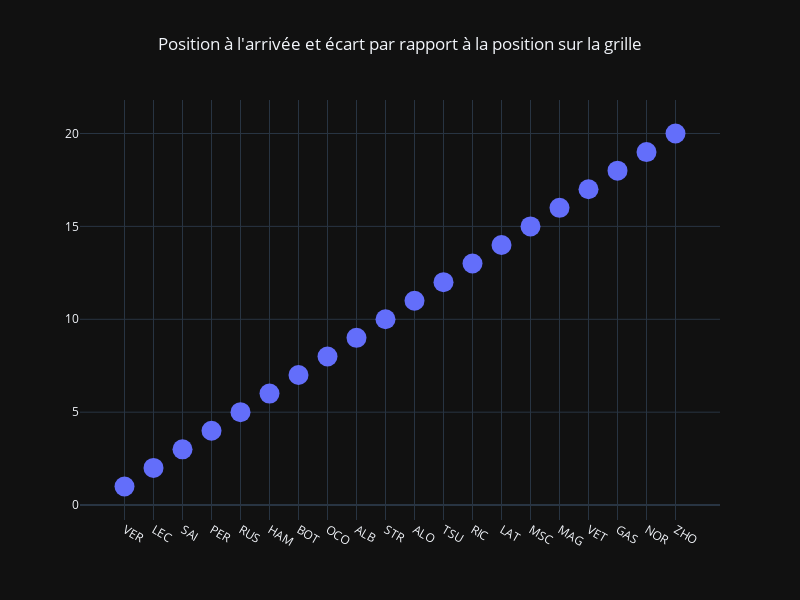
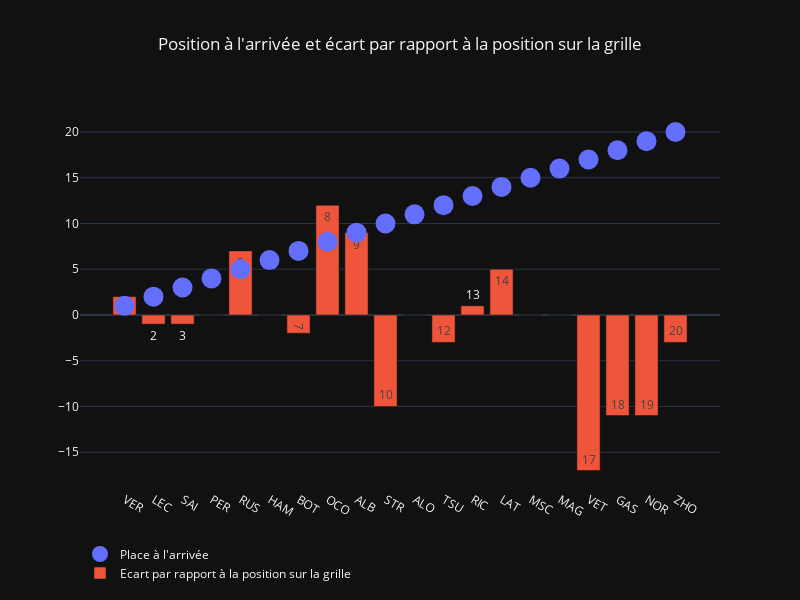

Notebook cell for these charts, in order:
### Code cell
fig = go.Figure(
    data = go.Scatter(
        x = df['Abbreviation'], 
        y = df['Position'],mode='markers', marker_size = 20,
        name = "Place à l'arrivée"),
    layout = go.Layout(
        title = go.layout.Title(text = "Position à l'arrivée et écart par rapport à la position sur la grille", x = 0.5), width = 800, height = 600, template = 'plotly_dark',legend=dict(
        x=0,
        y=-0.25)
        
    )
)

fig.show()

fig.add_trace(
    go.Bar(
        x = df['Abbreviation'], 
        y = df['Nombre de places gagnées'], text = df['Position'],
        name = "Ecart par rapport à la position sur la grille"
    )
)

### Figure 1 — Plotly figure (JSON) as saved in the notebook; plotly's stock layout.template omitted (floating-point values rounded to 4 significant figures)
{"data": [{"marker": {"size": 20}, "mode": "markers", "name": "Place à l'arrivée", "type": "scatter", "x": ["VER", "LEC", "SAI", "PER", "RUS", "HAM", "BOT", "OCO", "ALB", "STR", "ALO", "TSU", "RIC", "LAT", "MSC", "MAG", "VET", "GAS", "NOR", "ZHO"], "y": [1, 2, 3, 4, 5, 6, 7, 8, 9, 10, 11, 12, 13, 14, 15, 16, 17, 18, 19, 20]}], "layout": {"height": 600, "legend": {"x": 0, "y": -0.25}, "title": {"text": "Position à l'arrivée et écart par rapport à la position sur la grille", "x": 0.5}, "width": 800}}

### Figure 2 — Plotly figure (JSON) as saved in the notebook; plotly's stock layout.template omitted (floating-point values rounded to 4 significant figures)
{"data": [{"marker": {"size": 20}, "mode": "markers", "name": "Place à l'arrivée", "type": "scatter", "x": ["VER", "LEC", "SAI", "PER", "RUS", "HAM", "BOT", "OCO", "ALB", "STR", "ALO", "TSU", "RIC", "LAT", "MSC", "MAG", "VET", "GAS", "NOR", "ZHO"], "y": [1, 2, 3, 4, 5, 6, 7, 8, 9, 10, 11, 12, 13, 14, 15, 16, 17, 18, 19, 20]}, {"name": "Ecart par rapport à la position sur la grille", "text": [1, 2, 3, 4, 5, 6, 7, 8, 9, 10, 11, 12, 13, 14, 15, 16, 17, 18, 19, 20], "type": "bar", "x": ["VER", "LEC", "SAI", "PER", "RUS", "HAM", "BOT", "OCO", "ALB", "STR", "ALO", "TSU", "RIC", "LAT", "MSC", "MAG", "VET", "GAS", "NOR", "ZHO"], "y": [2, -1, -1, 0, 7, 0, -2, 12, 9, -10, 0, -3, 1, 5, 0, 0, -17, -11, -11, -3]}], "layout": {"height": 600, "legend": {"x": 0, "y": -0.25}, "title": {"text": "Position à l'arrivée et écart par rapport à la position sur la grille", "x": 0.5}, "width": 800}}
